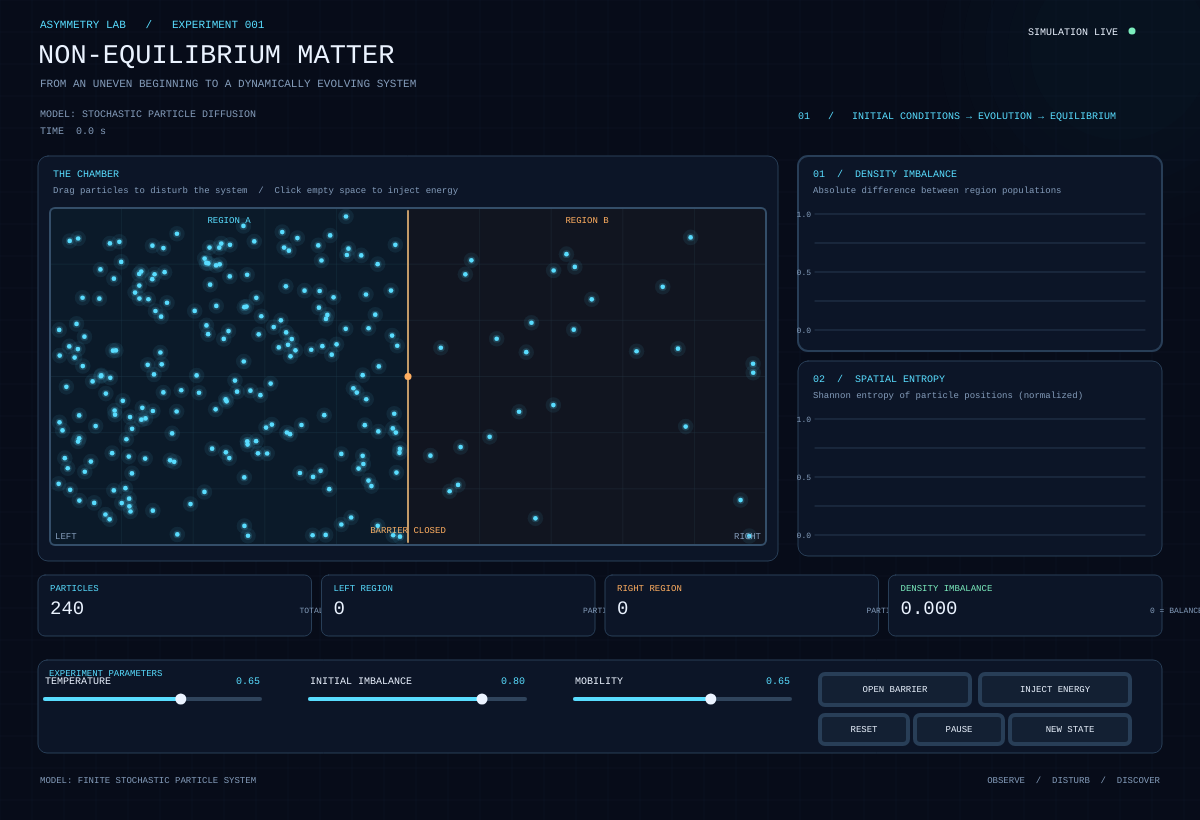
Frame 1 (no input)
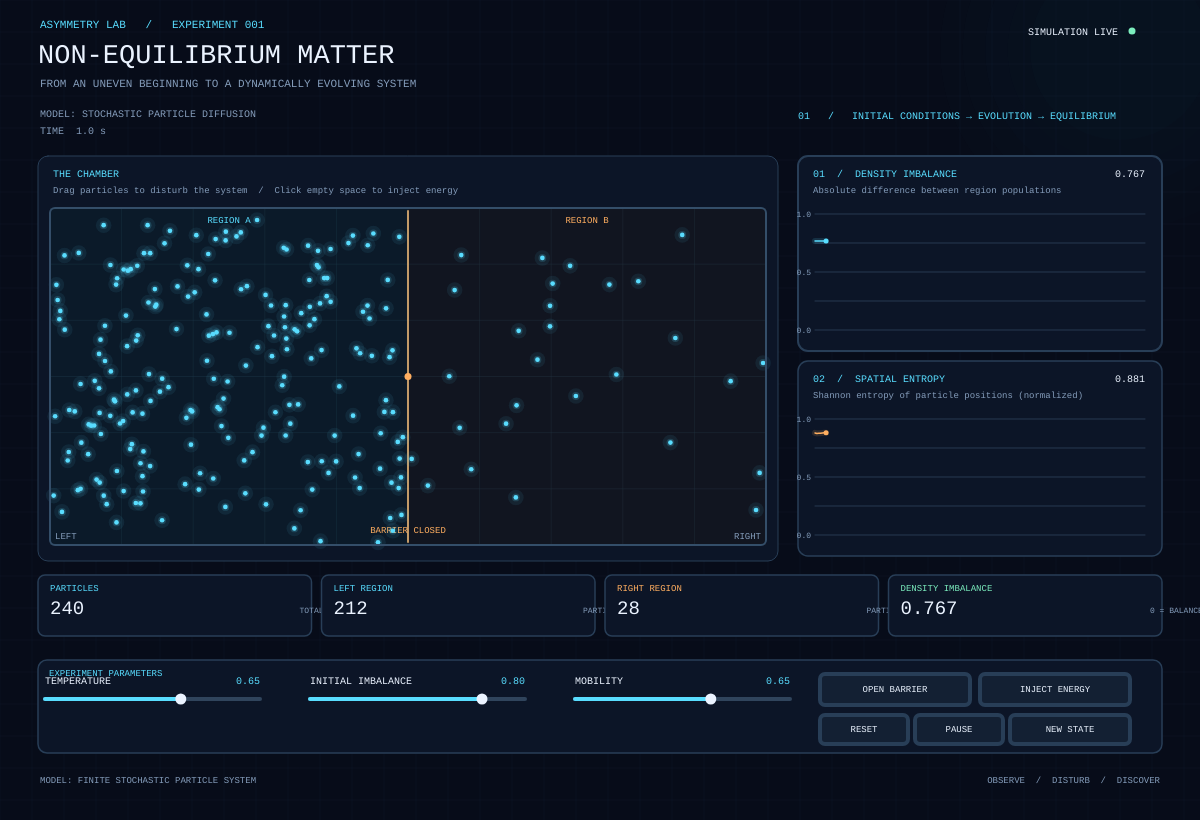
Frame 60 (no input)
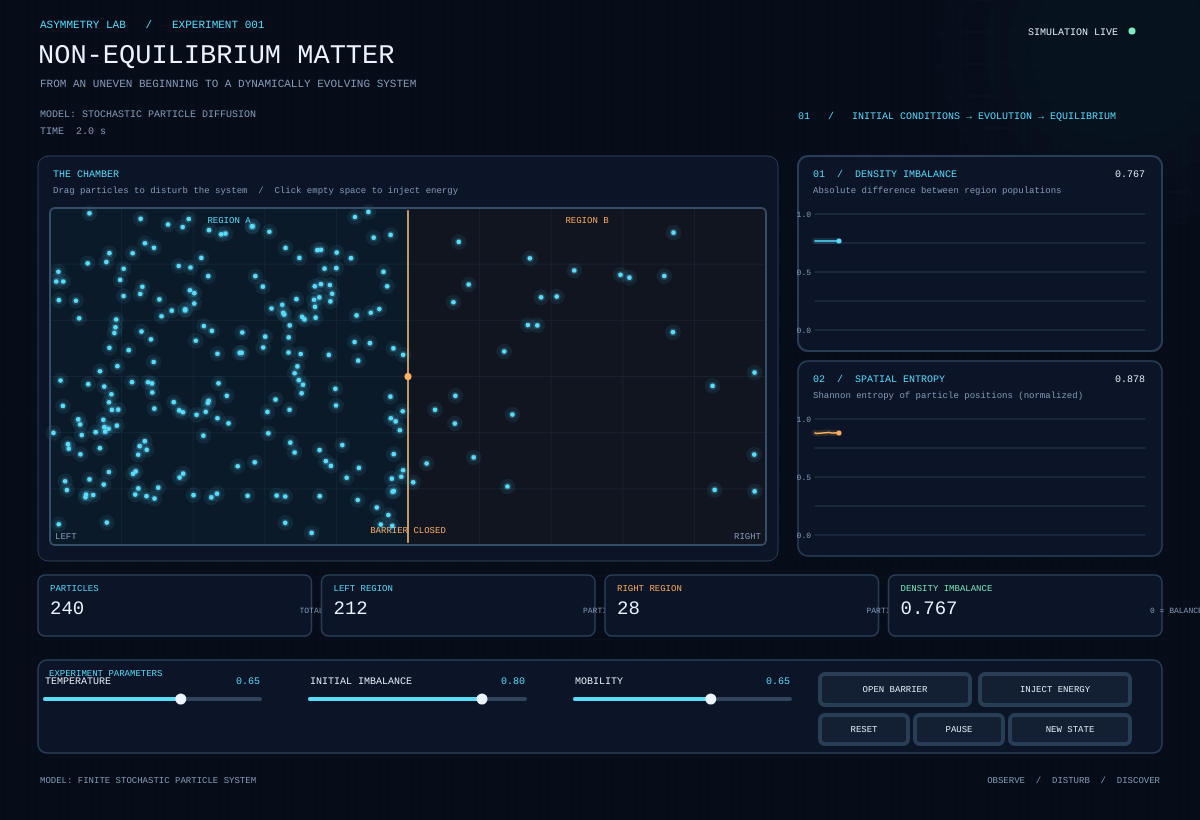
Frame 120 (the mouse pressed at the canvas centre since frame 60)

The p5.js sketch that drew these frames (run headless with seeded random() and noise() and a simulated clock; from frame 60 on, the mouse is pressed at the canvas centre):

// p5.js sketch
// ── sketch.js

/*
  ASYMMETRY LAB — EXPERIMENT 01
  NON-EQUILIBRIUM MATTER

  p5.js only. No external libraries.

  Interactions:
  - Open / close the central barrier
  - Drag individual particles
  - Click the chamber to inject energy
  - Adjust temperature, initial imbalance and mobility
  - Monitor live density imbalance and coarse-grained entropy
  - Pause, reset and restart the experiment
*/

const CFG = {
  particles: 240,
  bins: 24,
  history: 180,
  radius: 2.6
};

const C = {
  bg: [7, 12, 25],
  panel: [12, 21, 39],
  panel2: [17, 29, 49],
  border: [40, 62, 87],
  cyan: [89, 221, 255],
  amber: [255, 174, 96],
  white: [235, 243, 255],
  muted: [133, 157, 187],
  green: [124, 238, 190]
};

let chamber, graphs;
let particles = [];
let temperature = 0.65;
let initialImbalance = 0.8;
let mobility = 0.65;

let barrierOpen = false;
let running = true;
let elapsed = 0;
let simTime = 0;
let selectedParticle = null;

let densityHistory = [];
let entropyHistory = [];
let previousSample = 0;

let sliders = [];
let buttons = [];

let densityImbalance = 0;
let entropy = 0;
let leftCount = 0;
let rightCount = 0;
let totalCollisions = 0;

function setup() {
  createCanvas(1200, 820);
  pixelDensity(1);
  textFont("monospace");
  frameRate(60);

  chamber = { x: 38, y: 156, w: 740, h: 405 };
  graphs = { x: 798, y: 156, w: 364, h: 195 };

  buildControls();
  resetExperiment();
}

function draw() {
  background(...C.bg);
  drawBackground();
  drawHeader();
  drawExperimentTabs();
  drawChamber();
  drawGraphs();
  drawMetrics();
  drawControls();
  drawFooter();

  if (running) {
    updateSimulation();
    updateMeasurements();
  }
}

// ==================================================
// INTERFACE
// ==================================================

function drawBackground() {
  noStroke();

  for (let i = 0; i < 5; i++) {
    fill(20, 65, 100, 7 - i);
    circle(width - 80, 50, 180 + i * 45);
  }

  stroke(35, 53, 76, 35);
  strokeWeight(1);

  for (let x = 0; x < width; x += 32) {
    line(x, 0, x, height);
  }

  for (let y = 0; y < height; y += 32) {
    line(0, y, width, y);
  }
}

function drawHeader() {
  noStroke();
  fill(...C.cyan);
  textSize(11);
  text("ASYMMETRY LAB   /   EXPERIMENT 001", 40, 28);

  fill(...C.white);
  textSize(27);
  text("NON-EQUILIBRIUM MATTER", 38, 63);

  fill(...C.muted);
  textSize(11);
  text("FROM AN UNEVEN BEGINNING TO A DYNAMICALLY EVOLVING SYSTEM", 40, 87);

  fill(running ? C.green : C.amber);
  circle(1132, 31, 7);

  fill(...C.white);
  textAlign(RIGHT);
  textSize(10);
  text(running ? "SIMULATION LIVE" : "SIMULATION PAUSED", 1118, 35);
  textAlign(LEFT);

  fill(...C.muted);
  textSize(10);
  text("MODEL: STOCHASTIC PARTICLE DIFFUSION", 40, 117);
  text("TIME  " + nf(simTime, 1, 1) + " s", 40, 134);
}

function drawExperimentTabs() {
  // This is a single-experiment laboratory.
  noStroke();
  fill(...C.cyan);
  textSize(10);
  text("01   /   INITIAL CONDITIONS → EVOLUTION → EQUILIBRIUM", 798, 119);
}

function panel(x, y, w, h, title, subtitle) {
  noStroke();
  fill(...C.panel);
  rect(x, y, w, h, 10);

  stroke(...C.border);
  noFill();
  rect(x, y, w, h, 10);

  noStroke();
  fill(...C.cyan);
  textSize(10);
  text(title, x + 15, y + 21);

  fill(...C.muted);
  textSize(9);
  text(subtitle, x + 15, y + 37);
}

// ==================================================
// PARTICLE CHAMBER
// ==================================================

function drawChamber() {
  let b = chamber;
  panel(
    b.x, b.y, b.w, b.h,
    "THE CHAMBER",
    "Drag particles to disturb the system  /  Click empty space to inject energy"
  );

  let x0 = b.x + 12;
  let y0 = b.y + 52;
  let cw = b.w - 24;
  let ch = b.h - 68;
  let mid = x0 + cw / 2;

  // Chamber interior.
  noStroke();
  fill(7, 15, 29);
  rect(x0, y0, cw, ch, 5);

  // Subtle measurement grid.
  stroke(30, 48, 70, 90);
  strokeWeight(1);

  for (let i = 1; i < 10; i++) {
    let gx = x0 + cw * i / 10;
    line(gx, y0, gx, y0 + ch);
  }

  for (let i = 1; i < 6; i++) {
    let gy = y0 + ch * i / 6;
    line(x0, gy, x0 + cw, gy);
  }

  // Initial regions.
  noStroke();
  fill(89, 221, 255, 13);
  rect(x0, y0, cw / 2, ch);

  fill(255, 174, 96, 10);
  rect(mid, y0, cw / 2, ch);

  fill(...C.cyan);
  textSize(9);
  textAlign(CENTER);
  text("REGION A", x0 + cw * 0.25, y0 + 15);

  fill(...C.amber);
  text("REGION B", x0 + cw * 0.75, y0 + 15);
  textAlign(LEFT);

  // Central barrier.
  if (!barrierOpen) {
    stroke(255, 198, 125, 190);
    strokeWeight(2);
    line(mid, y0 + 3, mid, y0 + ch - 3);

    noStroke();
    fill(...C.amber);
    circle(mid, y0 + ch / 2, 7);

    fill(...C.amber);
    textAlign(CENTER);
    textSize(9);
    text("BARRIER CLOSED", mid, y0 + ch - 12);
    textAlign(LEFT);
  } else {
    drawingGlowLine(mid, y0 + 3, mid, y0 + ch - 3, C.green, 0.12);

    fill(...C.green);
    textAlign(CENTER);
    textSize(9);
    text("BARRIER OPEN", mid, y0 + ch - 12);
    textAlign(LEFT);
  }

  // Render particles with a small glow.
  for (let p of particles) {
    let col = p.kind === 0 ? C.cyan : C.amber;
    let r = p.r;

    noStroke();
    fill(col[0], col[1], col[2], 20);
    circle(p.x, p.y, r * 6);

    fill(col[0], col[1], col[2], 45);
    circle(p.x, p.y, r * 3);

    fill(...col);
    circle(p.x, p.y, r * 1.8);

    if (p === selectedParticle) {
      noFill();
      stroke(...C.white);
      strokeWeight(1);
      circle(p.x, p.y, r * 5);
    }
  }

  // Region divider markers.
  noStroke();
  fill(...C.muted);
  textSize(9);
  text("LEFT", x0 + 5, y0 + ch - 6);
  textAlign(RIGHT);
  text("RIGHT", x0 + cw - 5, y0 + ch - 6);
  textAlign(LEFT);

  // Chamber border.
  noFill();
  stroke(52, 78, 105);
  rect(x0, y0, cw, ch, 5);
}

function drawingGlowLine(x1, y1, x2, y2, col, alpha) {
  stroke(col[0], col[1], col[2], 30);
  strokeWeight(9);
  line(x1, y1, x2, y2);

  stroke(col[0], col[1], col[2], 120);
  strokeWeight(3);
  line(x1, y1, x2, y2);

  stroke(col[0], col[1], col[2], 230);
  strokeWeight(1);
  line(x1, y1, x2, y2);
}

// ==================================================
// PHYSICS ENGINE
// ==================================================

function updateSimulation() {
  let b = chamber;
  let x0 = b.x + 12;
  let y0 = b.y + 52;
  let cw = b.w - 24;
  let ch = b.h - 68;
  let mid = x0 + cw / 2;

  let dt = min(deltaTime / 16.667, 2);

  for (let p of particles) {
    if (p === selectedParticle) continue;

    // Temperature controls the random thermal acceleration.
    let noiseStrength = 0.035 * temperature;

    p.vx += random(-noiseStrength, noiseStrength) * dt;
    p.vy += random(-noiseStrength, noiseStrength) * dt;

    // Mobility controls velocity damping.
    let damping = pow(0.995 - mobility * 0.008, dt);
    p.vx *= damping;
    p.vy *= damping;

    // Maintain a nonzero thermal velocity.
    let speed = sqrt(p.vx * p.vx + p.vy * p.vy);
    let targetSpeed = 0.45 + temperature * 1.7;

    if (speed > targetSpeed * 1.8) {
      p.vx *= targetSpeed * 1.8 / speed;
      p.vy *= targetSpeed * 1.8 / speed;
    }

    if (speed < 0.08) {
      p.vx += random(-0.15, 0.15) * temperature;
      p.vy += random(-0.15, 0.15) * temperature;
    }

    p.x += p.vx * dt;
    p.y += p.vy * dt;

    // Reflect from chamber walls.
    if (p.x < x0 + p.r) {
      p.x = x0 + p.r;
      p.vx = abs(p.vx);
    }

    if (p.x > x0 + cw - p.r) {
      p.x = x0 + cw - p.r;
      p.vx = -abs(p.vx);
    }

    if (p.y < y0 + p.r) {
      p.y = y0 + p.r;
      p.vy = abs(p.vy);
    }

    if (p.y > y0 + ch - p.r) {
      p.y = y0 + ch - p.r;
      p.vy = -abs(p.vy);
    }

    // An impermeable central barrier.
    if (!barrierOpen) {
      let crossed = p.x > mid - p.r && p.x < mid + p.r;
      if (crossed) {
        if (p.vx > 0) {
          p.x = mid - p.r;
        } else {
          p.x = mid + p.r;
        }
        p.vx *= -1;
      }
    }

    // Weak local momentum exchange between nearby particles.
    if (random() < 0.025 * dt) {
      let neighbour = random(particles);
      if (neighbour !== p && neighbour !== selectedParticle &&
          dist(p.x, p.y, neighbour.x, neighbour.y) < 15) {
        let vx = p.vx;
        let vy = p.vy;
        p.vx = neighbour.vx;
        p.vy = neighbour.vy;
        neighbour.vx = vx;
        neighbour.vy = vy;
        totalCollisions++;
      }
    }
  }

  simTime += dt / 60;
  elapsed++;
}

function updateMeasurements() {
  if (frameCount - previousSample < 8) return;
  previousSample = frameCount;

  let b = chamber;
  let mid = b.x + b.w / 2;

  leftCount = 0;
  rightCount = 0;

  for (let p of particles) {
    if (p.x < mid) leftCount++;
    else rightCount++;
  }

  densityImbalance = abs(leftCount - rightCount) /
    max(1, particles.length);

  // Coarse-grained spatial Shannon entropy.
  // Bins partition the chamber horizontally.
  let counts = Array(CFG.bins).fill(0);
  let x0 = chamber.x + 12;
  let cw = chamber.w - 24;

  for (let p of particles) {
    let idx = floor((p.x - x0) / cw * CFG.bins);
    idx = constrain(idx, 0, CFG.bins - 1);
    counts[idx]++;
  }

  entropy = 0;
  for (let count of counts) {
    if (count > 0) {
      let prob = count / particles.length;
      entropy -= prob * Math.log(prob);
    }
  }

  densityHistory.push(densityImbalance);
  entropyHistory.push(entropy / Math.log(CFG.bins));

  if (densityHistory.length > CFG.history) densityHistory.shift();
  if (entropyHistory.length > CFG.history) entropyHistory.shift();
}

// ==================================================
// LIVE GRAPHS
// ==================================================

function drawGraphs() {
  let x = graphs.x;
  let y = graphs.y;
  let w = graphs.w;
  let h = graphs.h;

  drawGraphPanel(
    x, y, w, h,
    "01  /  DENSITY IMBALANCE",
    "Absolute difference between region populations",
    densityHistory,
    C.cyan,
    0, 1
  );

  drawGraphPanel(
    x, y + h + 10, w, h,
    "02  /  SPATIAL ENTROPY",
    "Shannon entropy of particle positions (normalized)",
    entropyHistory,
    C.amber,
    0, 1
  );
}

function drawGraphPanel(x, y, w, h, title, subtitle, data, col, minY, maxY) {
  panel(x, y, w, h, title, subtitle);

  let gx = x + 17;
  let gy = y + 58;
  let gw = w - 34;
  let gh = h - 79;

  // Grid.
  stroke(39, 57, 80);
  strokeWeight(1);

  for (let i = 0; i <= 4; i++) {
    let yy = gy + gh * i / 4;
    line(gx, yy, gx + gw, yy);
  }

  noStroke();
  fill(...C.muted);
  textSize(8);
  textAlign(RIGHT);
  text("1.0", gx - 4, gy + 3);
  text("0.5", gx - 4, gy + gh / 2 + 3);
  text("0.0", gx - 4, gy + gh + 3);
  textAlign(LEFT);

  if (data.length < 2) return;

  // Line glow.
  noFill();
  stroke(col[0], col[1], col[2], 35);
  strokeWeight(6);
  beginShape();
  for (let i = 0; i < data.length; i++) {
    let px = gx + i / (CFG.history - 1) * gw;
    let py = gy + gh * (1 - data[i]);
    vertex(px, py);
  }
  endShape();

  stroke(...col);
  strokeWeight(1.5);
  beginShape();
  for (let i = 0; i < data.length; i++) {
    let px = gx + i / (CFG.history - 1) * gw;
    let py = gy + gh * (1 - data[i]);
    vertex(px, py);
  }
  endShape();

  // Latest value.
  let latest = data[data.length - 1];
  noStroke();
  fill(...col);
  circle(
    gx + (data.length - 1) / (CFG.history - 1) * gw,
    gy + gh * (1 - latest),
    5
  );

  fill(...C.white);
  textAlign(RIGHT);
  textSize(10);
  text(nf(latest, 1, 3), x + w - 17, y + 21);
  textAlign(LEFT);
}

// ==================================================
// METRICS
// ==================================================

function drawMetrics() {
  let y = 575;
  let x = 38;
  let gap = 10;
  let w = (1124 - gap * 3) / 4;
  let h = 61;

  metricCard(x, y, w, h, "PARTICLES", particles.length, "TOTAL IN CHAMBER", C.cyan);
  metricCard(x + w + gap, y, w, h, "LEFT REGION", leftCount, "PARTICLES", C.cyan);
  metricCard(x + (w + gap) * 2, y, w, h, "RIGHT REGION", rightCount, "PARTICLES", C.amber);
  metricCard(x + (w + gap) * 3, y, w, h, "DENSITY IMBALANCE", nf(densityImbalance, 1, 3), "0 = BALANCED", C.green);
}

function metricCard(x, y, w, h, title, value, subtitle, col) {
  noStroke();
  fill(...C.panel);
  rect(x, y, w, h, 7);

  stroke(...C.border);
  noFill();
  rect(x, y, w, h, 7);

  noStroke();
  fill(...col);
  textSize(9);
  text(title, x + 12, y + 16);

  fill(...C.white);
  textSize(19);
  text(value, x + 12, y + 39);

  fill(...C.muted);
  textSize(8);
  text(subtitle, x + w - 12, y + 38);
  textAlign(LEFT);
}

// ==================================================
// CONTROLS
// ==================================================

function buildControls() {
  sliders = [
    {
      id: "temperature",
      label: "TEMPERATURE",
      min: 0.05, max: 1, value: temperature,
      x: 45, y: 692, w: 215
    },
    {
      id: "imbalance",
      label: "INITIAL IMBALANCE",
      min: 0, max: 1, value: initialImbalance,
      x: 310, y: 692, w: 215
    },
    {
      id: "mobility",
      label: "MOBILITY",
      min: 0.05, max: 1, value: mobility,
      x: 575, y: 692, w: 215
    }
  ];

  buttons = [
    { id: "barrier", label: "OPEN BARRIER", x: 820, y: 674, w: 150, h: 31 },
    { id: "energy", label: "INJECT ENERGY", x: 980, y: 674, w: 150, h: 31 },
    { id: "reset", label: "RESET", x: 820, y: 715, w: 88, h: 29 },
    { id: "pause", label: "PAUSE", x: 915, y: 715, w: 88, h: 29 },
    { id: "new", label: "NEW STATE", x: 1010, y: 715, w: 120, h: 29 }
  ];
}

function drawControls() {
  noStroke();
  fill(...C.panel);
  rect(38, 660, 1124, 93, 9);

  stroke(...C.border);
  noFill();
  rect(38, 660, 1124, 93, 9);

  fill(...C.cyan);
  noStroke();
  textSize(9);
  text("EXPERIMENT PARAMETERS", 49, 676);

  for (let s of sliders) {
    let value = getSliderValue(s.id);
    let ratio = (value - s.min) / (s.max - s.min);

    fill(...C.white);
    textSize(10);
    text(s.label, s.x, s.y - 8);

    textAlign(RIGHT);
    fill(...C.cyan);
    text(nf(value, 1, 2), s.x + s.w, s.y - 8);
    textAlign(LEFT);

    stroke(48, 68, 92);
    strokeWeight(4);
    line(s.x, s.y + 7, s.x + s.w, s.y + 7);

    stroke(...C.cyan);
    line(s.x, s.y + 7, s.x + s.w * ratio, s.y + 7);

    noStroke();
    fill(...C.white);
    circle(s.x + s.w * ratio, s.y + 7, 11);
  }

  for (let b of buttons) {
    let label = b.label;

    if (b.id === "barrier") {
      label = barrierOpen ? "CLOSE BARRIER" : "OPEN BARRIER";
    }
    if (b.id === "pause") {
      label = running ? "PAUSE" : "RESUME";
    }

    let active = (b.id === "barrier" && barrierOpen) ||
      (b.id === "pause" && !running);

    stroke(active ? C.cyan : C.border);
    fill(active ? color(21, 60, 78) : color(19, 32, 51));
    rect(b.x, b.y, b.w, b.h, 5);

    noStroke();
    fill(active ? C.cyan : C.white);
    textAlign(CENTER, CENTER);
    textSize(9);
    text(label, b.x + b.w / 2, b.y + b.h / 2);
    textAlign(LEFT, BASELINE);
  }
}

function getSliderValue(id) {
  if (id === "temperature") return temperature;
  if (id === "imbalance") return initialImbalance;
  return mobility;
}

function setSliderValue(id, value) {
  if (id === "temperature") temperature = value;

  if (id === "imbalance") {
    initialImbalance = value;
  }

  if (id === "mobility") mobility = value;
}

function handleSlider(s, mx) {
  let value = map(mx, s.x, s.x + s.w, s.min, s.max);
  setSliderValue(s.id, constrain(value, s.min, s.max));
}

function drawFooter() {
  noStroke();
  fill(...C.muted);
  textSize(9);
  text("MODEL: FINITE STOCHASTIC PARTICLE SYSTEM", 40, 783);

  textAlign(RIGHT);
  text("OBSERVE  /  DISTURB  /  DISCOVER", 1160, 783);
  textAlign(LEFT);
}

// ==================================================
// INITIAL CONDITIONS
// ==================================================

function resetExperiment() {
  particles = [];
  selectedParticle = null;

  simTime = 0;
  elapsed = 0;
  totalCollisions = 0;

  densityHistory = [];
  entropyHistory = [];
  previousSample = 0;

  let b = chamber;
  let x0 = b.x + 12;
  let y0 = b.y + 52;
  let cw = b.w - 24;
  let ch = b.h - 68;

  // initialImbalance = 0 means approximately equal populations;
  // initialImbalance = 1 means all particles start on the left.
  let leftFraction = 0.5 + 0.5 * initialImbalance;

  for (let i = 0; i < CFG.particles; i++) {
    let onLeft = random() < leftFraction;
    let x;

    if (onLeft) {
      x = random(x0 + 8, x0 + cw / 2 - 8);
    } else {
      x = random(x0 + cw / 2 + 8, x0 + cw - 8);
    }

    particles.push({
      x: x,
      y: random(y0 + 8, y0 + ch - 8),
      vx: random(-1, 1) * temperature,
      vy: random(-1, 1) * temperature,
      r: CFG.radius,
      kind: 0
    });
  }

  updateMeasurements();
}

// ==================================================
// USER INPUT
// ==================================================

function mousePressed() {
  // Buttons.
  for (let b of buttons) {
    if (inside(mouseX, mouseY, b)) {
      if (b.id === "barrier") {
        barrierOpen = !barrierOpen;
      } else if (b.id === "energy") {
        injectEnergy();
      } else if (b.id === "reset") {
        resetExperiment();
      } else if (b.id === "pause") {
        running = !running;
      } else if (b.id === "new") {
        barrierOpen = false;
        resetExperiment();
      }
      return;
    }
  }

  // Sliders.
  for (let s of sliders) {
    if (abs(mouseY - (s.y + 7)) < 15 &&
        mouseX >= s.x - 5 && mouseX <= s.x + s.w + 5) {
      handleSlider(s, mouseX);

      // Initial conditions only change on reset.
      if (s.id === "imbalance") {
        // Let the user choose the value before resetting.
      }
      return;
    }
  }

  // Particle dragging.
  let closest = null;
  let best = 14;

  for (let p of particles) {
    let d = dist(mouseX, mouseY, p.x, p.y);
    if (d < best) {
      closest = p;
      best = d;
    }
  }

  if (closest) {
    selectedParticle = closest;
    return;
  }

  // Clicking inside the chamber injects energy.
  let b = chamber;
  if (mouseX > b.x + 12 && mouseX < b.x + b.w - 12 &&
      mouseY > b.y + 52 && mouseY < b.y + b.h - 16) {
    injectEnergyAt(mouseX, mouseY);
  }
}

function mouseDragged() {
  for (let s of sliders) {
    if (mouseX >= s.x - 5 && mouseX <= s.x + s.w + 5 &&
        abs(mouseY - (s.y + 7)) < 18) {
      handleSlider(s, mouseX);
      return;
    }
  }

  if (selectedParticle) {
    selectedParticle.x = constrain(
      mouseX,
      chamber.x + 14,
      chamber.x + chamber.w - 14
    );
    selectedParticle.y = constrain(
      mouseY,
      chamber.y + 56,
      chamber.y + chamber.h - 20
    );
    selectedParticle.vx = 0;
    selectedParticle.vy = 0;
  }
}

function mouseReleased() {
  selectedParticle = null;
}

function inside(mx, my, b) {
  return mx >= b.x && mx <= b.x + b.w &&
    my >= b.y && my <= b.y + b.h;
}

function injectEnergy() {
  injectEnergyAt(
    random(chamber.x + 30, chamber.x + chamber.w - 30),
    random(chamber.y + 70, chamber.y + chamber.h - 30)
  );
}

function injectEnergyAt(x, y) {
  for (let p of particles) {
    if (dist(x, y, p.x, p.y) < 85) {
      let dx = p.x - x;
      let dy = p.y - y;
      let d = max(1, sqrt(dx * dx + dy * dy));

      p.vx += dx / d * random(1.2, 3.2);
      p.vy += dy / d * random(1.2, 3.2);
    }
  }
}

function keyPressed() {
  if (key === " ") {
    running = !running;
    return false;
  }

  if (key === "r" || key === "R") resetExperiment();

  if (key === "b" || key === "B") {
    barrierOpen = !barrierOpen;
  }

  if (key === "e" || key === "E") injectEnergy();
}
